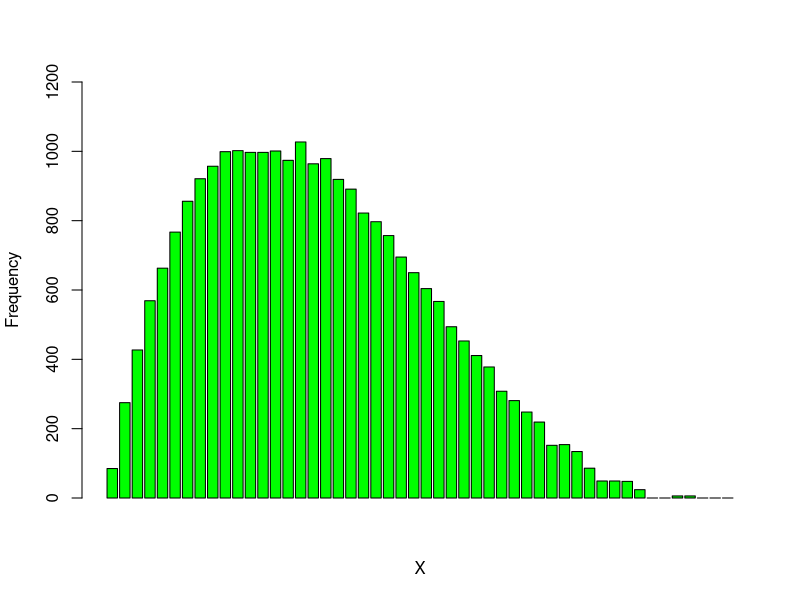

Generate this figure with R:
f<-function(x)
{
	return (20*x*(1-x)^3);
}
m<-2^15;
a<-167;
b<-59;
x<-23;
y<-2471;
cg<-2;
freq<-array(0,50);
for(i in 1:50000)
{
	x<-(a*x+b)%%m;
	u<-as.double(x)/m;
	y<-(a*y+b+7)%%m;
	v<-as.double(y)/m;
	if(cg*u<=f(v))
		freq[v*50+1]<-freq[v*50+1]+1;
}
barplot(freq,ylim=c(0,1200),xlab="X",ylab="Frequency",col="green");
